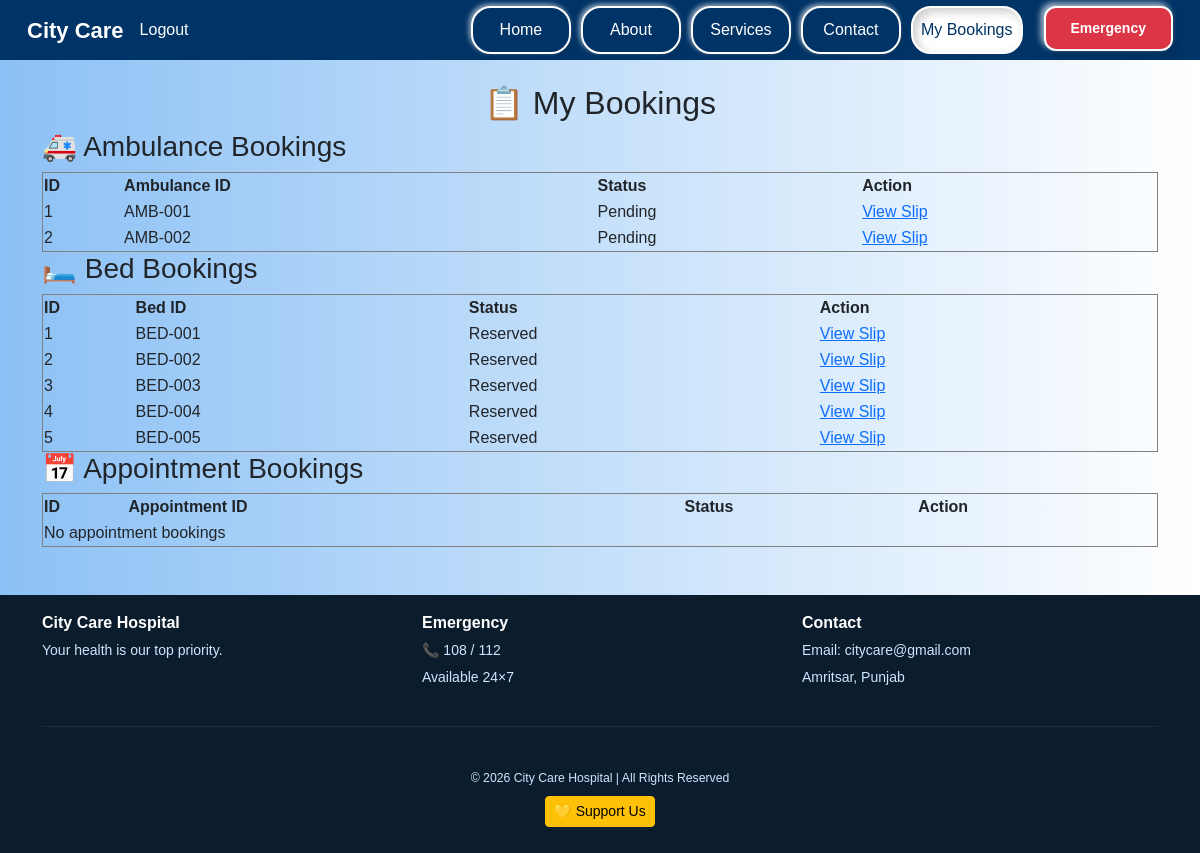
Before: /my_bookings (signed in) with the older database file.
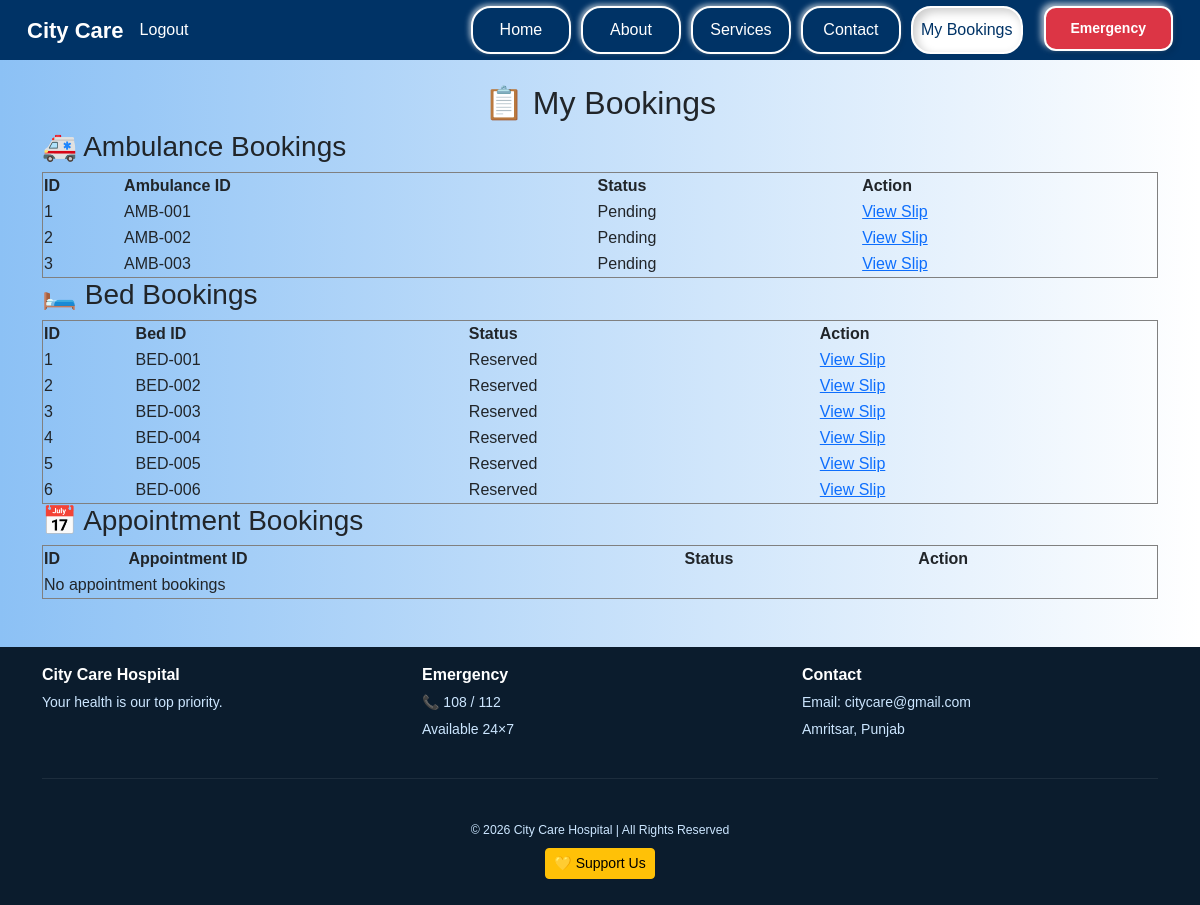
After: the same page with the newer database file.
### main.py (models this page shows)
class AmbulanceRequest(db.Model):
    id = db.Column(db.Integer, primary_key=True)
    ambulance_id = db.Column(db.String(20))
    patient_id = db.Column(db.String(20))
    patient_name = db.Column(db.String(100), nullable=False)
    contact_number = db.Column(db.String(20), nullable=False)
    pickup_location = db.Column(db.String(200), nullable=False)
    emergency_type = db.Column(db.String(100), nullable=False)
    request_time = db.Column(db.DateTime, default=db.func.current_timestamp())
    status = db.Column(db.String(50), default="Pending")
    user_id = db.Column(db.Integer, db.ForeignKey('user.id'))

class BedBooking(db.Model):
    id = db.Column(db.Integer, primary_key=True)
    bed_id= db.Column(db.String(20))
    patient_id = db.Column(db.String(20))   # link
    patient_name = db.Column(db.String(100))   # ✅ ADD THIS
    contact_number = db.Column(db.String(20))  # ✅ ADD THIS
    bed_type = db.Column(db.String(50))
    admission_date = db.Column(db.Date)
    status = db.Column(db.String(50), default="Reserved")
    user_id = db.Column(db.Integer, db.ForeignKey('user.id'))
    emergency_type=db.Column(db.String(50))

### main.py (the view)
@app.route('/my_bookings')
@login_required
def my_bookings():
    user_id = session['user_id']
    patient = Patient.query.filter_by(user_id=user_id).first()
    ambulance_bookings = []
    bed_bookings = []
    appointments = []
    if patient:
        ambulance_bookings = AmbulanceRequest.query.filter_by(patient_id=patient.patient_id).all()
        bed_bookings = BedBooking.query.filter_by(patient_id=patient.patient_id).all()
        appointments = Appointment.query.filter_by(patient_id=patient.patient_id).all()
    return render_template(
        'my_bookings.html',
        ambulance_bookings=ambulance_bookings,
        bed_bookings=bed_bookings,
        appointments=appointments
    )

### main.py (called while the page is built)
def login_required(f):
    @wraps(f)
    def decorated_function(*args, **kwargs):
        if 'user_id' not in session:
            flash("Please log in first!", "login_error")
            return redirect(url_for('login'))
        return f(*args, **kwargs)
    return decorated_function

### templates/my_bookings.html
{% extends "base.html" %}
{% block content %}
<h2 style="text-align:center;">📋 My Bookings</h2>
<h3>🚑 Ambulance Bookings</h3>
<table border="1" width="100%">
    <tr>
        <th>ID</th>
        <th>Ambulance ID</th>
        <th>Status</th>
        <th>Action</th>
    </tr>
    {% for a in ambulance_bookings %}
    <tr>
        <td>{{ a.id }}</td>
        <td>{{ a.ambulance_id }}</td>
        <td>{{ a.status }}</td>
        <td>
            <a href="{{ url_for('ambulance_slip', id=a.id) }}">View Slip</a>
        </td>
    </tr>
    {% else %}
    <tr><td colspan="4">No ambulance bookings</td></tr>
    {% endfor %}
</table>
<h3>🛏️ Bed Bookings</h3>
<table border="1" width="100%">
    <tr>
        <th>ID</th>
        <th>Bed ID</th>
        <th>Status</th>
        <th>Action</th>
    </tr>
    {% for b in bed_bookings %}
    <tr>
        <td>{{ b.id }}</td>
        <td>{{ b.bed_id }}</td>
        <td>{{ b.status }}</td>
        <td>
            <a href="{{ url_for('bed_slip', id=b.id) }}">View Slip</a>
        </td>
    </tr>
    {% else %}
    <tr><td colspan="4">No bed bookings</td></tr>
    {% endfor %}
</table>
<h3>📅 Appointment Bookings</h3>
<table border="1" width="100%">
    <tr>
        <th>ID</th>
        <th>Appointment ID</th>
        <th>Status</th>
        <th>Action</th>
    </tr>
    {% for ap in appointment_bookings %}
    <tr>
        <td>{{ ap.id }}</td>
        <td>{{ ap.bed_id }}</td>
        <td>{{ ap.status }}</td>
        <td>
            <a href="{{ url_for('appointment_slip', id=b.id) }}">View Slip</a>
        </td>
    </tr>
    {% else %}
    <tr><td colspan="4">No appointment bookings</td></tr>
    {% endfor %}
</table>
{% endblock %}

Changed rows visible on the page:
added AmbulanceRequest: id "3", ambulance_id "AMB-003", status "Pending"
added BedBooking: id "6", bed_id "BED-006", status "Reserved"
